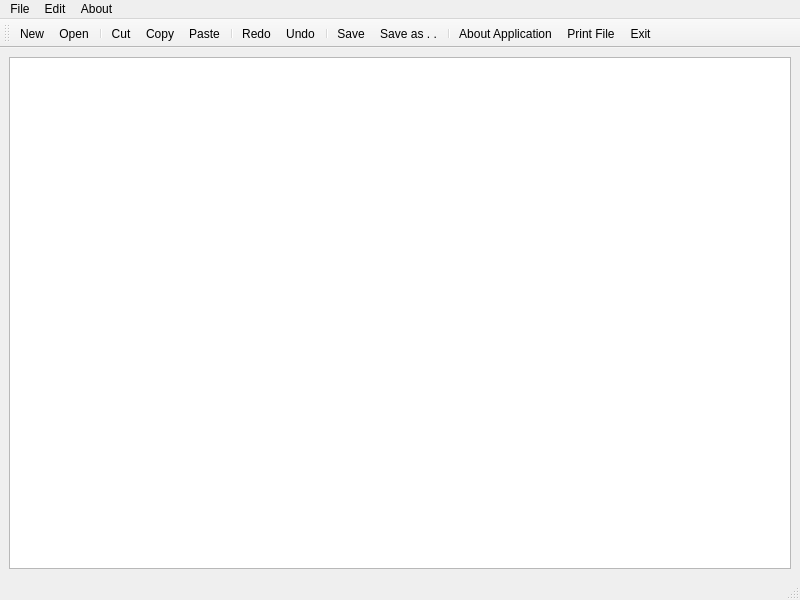
<?xml version="1.0" encoding="UTF-8"?>
<ui version="4.0">
 <class>MainWindow</class>
 <widget class="QMainWindow" name="MainWindow">
  <property name="geometry">
   <rect>
    <x>0</x>
    <y>0</y>
    <width>800</width>
    <height>600</height>
   </rect>
  </property>
  <property name="windowTitle">
   <string>MainWindow</string>
  </property>
  <widget class="QWidget" name="centralwidget">
   <layout class="QHBoxLayout" name="horizontalLayout">
    <item>
     <widget class="QTextEdit" name="textEdit"/>
    </item>
   </layout>
  </widget>
  <widget class="QMenuBar" name="menubar">
   <property name="geometry">
    <rect>
     <x>0</x>
     <y>0</y>
     <width>800</width>
     <height>25</height>
    </rect>
   </property>
   <widget class="QMenu" name="menuFile">
    <property name="title">
     <string>File</string>
    </property>
    <addaction name="actionNew"/>
    <addaction name="actionOpen"/>
    <addaction name="separator"/>
    <addaction name="actionSave"/>
    <addaction name="separator"/>
    <addaction name="actionSave_as"/>
    <addaction name="separator"/>
    <addaction name="actionExit"/>
   </widget>
   <widget class="QMenu" name="menuEdit">
    <property name="title">
     <string>Edit</string>
    </property>
    <addaction name="actionCut"/>
    <addaction name="actionCopy"/>
    <addaction name="actionPaste"/>
    <addaction name="separator"/>
    <addaction name="actionRedo"/>
    <addaction name="actionUndo"/>
    <addaction name="actionFont"/>
    <addaction name="actionColor"/>
    <addaction name="actionBackground_Color"/>
    <addaction name="actionBackground_Color_Edit_Text"/>
    <addaction name="actionPrint_File"/>
   </widget>
   <widget class="QMenu" name="menuAbout">
    <property name="title">
     <string>About</string>
    </property>
    <addaction name="actionAbout_Application"/>
   </widget>
   <addaction name="menuFile"/>
   <addaction name="menuEdit"/>
   <addaction name="menuAbout"/>
  </widget>
  <widget class="QStatusBar" name="statusbar"/>
  <widget class="QToolBar" name="toolBar">
   <property name="windowTitle">
    <string>toolBar</string>
   </property>
   <attribute name="toolBarArea">
    <enum>TopToolBarArea</enum>
   </attribute>
   <attribute name="toolBarBreak">
    <bool>false</bool>
   </attribute>
   <addaction name="actionNew"/>
   <addaction name="actionOpen"/>
   <addaction name="separator"/>
   <addaction name="actionCut"/>
   <addaction name="actionCopy"/>
   <addaction name="actionPaste"/>
   <addaction name="separator"/>
   <addaction name="actionRedo"/>
   <addaction name="actionUndo"/>
   <addaction name="separator"/>
   <addaction name="actionSave"/>
   <addaction name="actionSave_as"/>
   <addaction name="separator"/>
   <addaction name="actionAbout_Application"/>
   <addaction name="actionPrint_File"/>
   <addaction name="actionExit"/>
  </widget>
  <action name="actionNew">
   <property name="icon">
    <iconset resource="resources.qrc">
     <normaloff>:/rec/img/icons8-new-file-64.png</normaloff>:/rec/img/icons8-new-file-64.png</iconset>
   </property>
   <property name="text">
    <string>New</string>
   </property>
  </action>
  <action name="actionOpen">
   <property name="icon">
    <iconset resource="resources.qrc">
     <normaloff>:/rec/img/icons8-opened-folder-30.png</normaloff>:/rec/img/icons8-opened-folder-30.png</iconset>
   </property>
   <property name="text">
    <string>Open</string>
   </property>
  </action>
  <action name="actionSave">
   <property name="icon">
    <iconset resource="resources.qrc">
     <normaloff>:/rec/img/icons8-save-close-64.png</normaloff>:/rec/img/icons8-save-close-64.png</iconset>
   </property>
   <property name="text">
    <string>Save</string>
   </property>
  </action>
  <action name="actionSave_as">
   <property name="icon">
    <iconset resource="resources.qrc">
     <normaloff>:/rec/img/icons8-save-as-64.png</normaloff>:/rec/img/icons8-save-as-64.png</iconset>
   </property>
   <property name="text">
    <string>Save as . .</string>
   </property>
  </action>
  <action name="actionExit">
   <property name="icon">
    <iconset resource="resources.qrc">
     <normaloff>:/rec/img/icons8-cancel-30.png</normaloff>:/rec/img/icons8-cancel-30.png</iconset>
   </property>
   <property name="text">
    <string>Exit</string>
   </property>
  </action>
  <action name="actionCut">
   <property name="icon">
    <iconset resource="resources.qrc">
     <normaloff>:/rec/img/icons8-cut-50.png</normaloff>:/rec/img/icons8-cut-50.png</iconset>
   </property>
   <property name="text">
    <string>Cut</string>
   </property>
  </action>
  <action name="actionCopy">
   <property name="icon">
    <iconset resource="resources.qrc">
     <normaloff>:/rec/img/icons8-copy-64.png</normaloff>:/rec/img/icons8-copy-64.png</iconset>
   </property>
   <property name="text">
    <string>Copy</string>
   </property>
  </action>
  <action name="actionPaste">
   <property name="icon">
    <iconset resource="resources.qrc">
     <normaloff>:/rec/img/icons8-paste-50.png</normaloff>:/rec/img/icons8-paste-50.png</iconset>
   </property>
   <property name="text">
    <string>Paste</string>
   </property>
  </action>
  <action name="actionRedo">
   <property name="icon">
    <iconset resource="resources.qrc">
     <normaloff>:/rec/img/icons8-cute-clipart-64.png</normaloff>:/rec/img/icons8-cute-clipart-64.png</iconset>
   </property>
   <property name="text">
    <string>Redo</string>
   </property>
  </action>
  <action name="actionUndo">
   <property name="icon">
    <iconset resource="resources.qrc">
     <normaloff>:/rec/img/icons8-undo-64.png</normaloff>:/rec/img/icons8-undo-64.png</iconset>
   </property>
   <property name="text">
    <string>Undo</string>
   </property>
  </action>
  <action name="actionAbout_Application">
   <property name="icon">
    <iconset resource="resources.qrc">
     <normaloff>:/rec/img/icons8-about-48.png</normaloff>:/rec/img/icons8-about-48.png</iconset>
   </property>
   <property name="text">
    <string>About Application</string>
   </property>
  </action>
  <action name="actionFont">
   <property name="icon">
    <iconset resource="resources.qrc">
     <normaloff>:/rec/img/icons8-font-style-formatting-50.png</normaloff>:/rec/img/icons8-font-style-formatting-50.png</iconset>
   </property>
   <property name="text">
    <string>Font</string>
   </property>
  </action>
  <action name="actionColor">
   <property name="text">
    <string>Color</string>
   </property>
  </action>
  <action name="actionBackground_Color">
   <property name="text">
    <string>Background Color</string>
   </property>
  </action>
  <action name="actionBackground_Color_Edit_Text">
   <property name="text">
    <string>Background Color Edit Text</string>
   </property>
  </action>
  <action name="actionPrint_File">
   <property name="icon">
    <iconset resource="resources.qrc">
     <normaloff>:/rec/img/icons8-printer-48.png</normaloff>:/rec/img/icons8-printer-48.png</iconset>
   </property>
   <property name="text">
    <string>Print File</string>
   </property>
  </action>
 </widget>
 <resources>
  <include location="resources.qrc"/>
 </resources>
 <connections/>
</ui>
